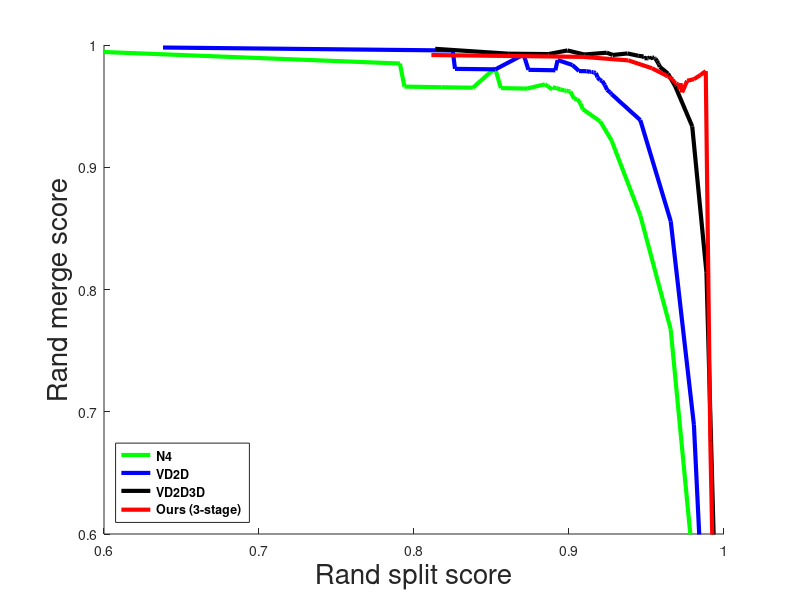

The MATLAB source for this figure:
clear; close all;

randscore_hed_R2 = load('hed_R2/hed_R2_fuse_10000_original_randscore.mat');

N4 = load('NIPS/data/N4.mat');
VD2D = load('NIPS/data/VD2D.mat');
VD2D3D = load('NIPS/data/VD2D3D.mat');

N4 = N4.result;
VD2D = VD2D.result;
VD2D3D = VD2D3D.result;

randmerge_hed_R2 = randscore_hed_R2.randmerge;
randsplit_hed_R2 = randscore_hed_R2.randsplit;

randmerge_NIPS_N4 = N4.ws.prec;
randsplit_NIPS_N4 = N4.ws.rec;

randmerge_NIPS_VD2D = VD2D.ws.prec;
randsplit_NIPS_VD2D = VD2D.ws.rec;

randmerge_NIPS_VD2D3D = VD2D3D.ws.prec;
randsplit_NIPS_VD2D3D = VD2D3D.ws.rec;

figure();
hold on;
% grid on; %title('#proposals vs detection rate')



[randsplit_hed_R2, idx_hed_R2] = sort(randsplit_hed_R2);
randmerge_hed_R2 = randmerge_hed_R2(idx_hed_R2);
randsplit_hed_R2(22:2:26) = [];
randmerge_hed_R2(22:2:26) = [];
randsplit_hed_R2(21) = [];
randmerge_hed_R2(21) = [];


[randsplit_NIPS_N4, idx_NIPS_N4] = sort(randsplit_NIPS_N4');
randmerge_NIPS_N4 = randmerge_NIPS_N4(idx_NIPS_N4)';

[randsplit_NIPS_VD2D, idx_NIPS_VD2D] = sort(randsplit_NIPS_VD2D');
randmerge_NIPS_VD2D = randmerge_NIPS_VD2D(idx_NIPS_VD2D)';

[randsplit_NIPS_VD2D3D, idx_NIPS_VD2D3D] = sort(randsplit_NIPS_VD2D3D');
randmerge_NIPS_VD2D3D = randmerge_NIPS_VD2D3D(idx_NIPS_VD2D3D)';

% plot(randsplit_hed,randmerge_hed,'r','LineWidth', 3);
% plot(randsplit_hed_R,randmerge_hed_R,'g','LineWidth', 3);
xlabel('Rand split score', 'FontSize', 20); ylabel('Rand merge score', 'FontSize', 20)

plot(randsplit_NIPS_N4,randmerge_NIPS_N4,'-g','LineWidth', 3, 'MarkerSize', 10);
plot(randsplit_NIPS_VD2D,randmerge_NIPS_VD2D,'-b','LineWidth', 3, 'MarkerSize', 10);
plot(randsplit_NIPS_VD2D3D,randmerge_NIPS_VD2D3D,'-k','LineWidth', 3, 'MarkerSize', 10);
plot(randsplit_hed_R2,randmerge_hed_R2,'-r','LineWidth', 3, 'MarkerSize', 10);
xlim([0.6 1]); ylim([0.6 1]);

hleg1 = legend('N4','VD2D','VD2D3D','Ours (3-stage)');
set(hleg1,'Location','SouthWest', 'FontWeight', 'bold');

% randsplit_NIPS_VD2D(33) = 0;
% randmerge_NIPS_VD2D(33) = 0;
% randsplit_NIPS_VD2D3D(33) = 0;
% randmerge_NIPS_VD2D3D(33) = 0;
% randsplit_hed_R2(29:33) = 0;
% randmerge_hed_R2(29:33) = 0;
% fid  = fopen('prcurve_data.txt','wt');
% fprintf(fid,'%8.4f %8.4f %8.4f %8.4f %8.4f %8.4f %8.4f %8.4f\n',[randsplit_NIPS_N4, randmerge_NIPS_N4, randsplit_NIPS_VD2D, randmerge_NIPS_VD2D, randsplit_NIPS_VD2D3D, randmerge_NIPS_VD2D3D, randsplit_hed_R2, randmerge_hed_R2]');
% fclose(fid);
% save('prcurve_data.mat', 'randsplit_NIPS_N4', 'randmerge_NIPS_N4', 'randsplit_NIPS_VD2D', 'randmerge_NIPS_VD2D', 'randsplit_NIPS_VD2D3D', 'randmerge_NIPS_VD2D3D', 'randsplit_hed_R2', 'randmerge_hed_R2');
